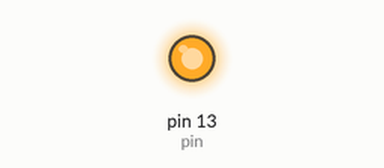
Simulated run of this sketch. Board: Arduino Uno, built with avr-gcc and run on an emulated ATmega328P. Parts: output pins drawn as LEDs (lit = HIGH).

Above: at 1.1 s.
At 6.8 s:
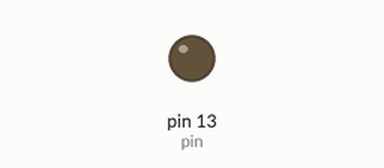
Timing chart, 0 to 9.0 s (numbered marks = the images above):
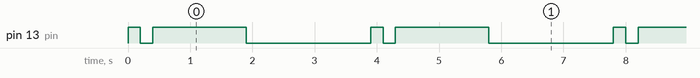

Measured:
- by itself, pin 13 (pin): repeats every 3.9 s: LOW 0.20 s, HIGH 1.5 s, LOW 2.0 s, HIGH 0.20 s
- by itself, everything shown: repeats every 3.9 s, in 4 steps

The sketch:

modul_arduino_4211501002.ino
```cpp
int pin = 13;

void setup() {
  pinMode(pin, OUTPUT);
}

void loop() {
  digitalWrite(pin, 1);
  delay(200);
  digitalWrite(pin, 0);
  delay(200);
  digitalWrite(pin, 1);
  delay(1500);
  digitalWrite(pin, 0);
  delay(2000);
}
```
